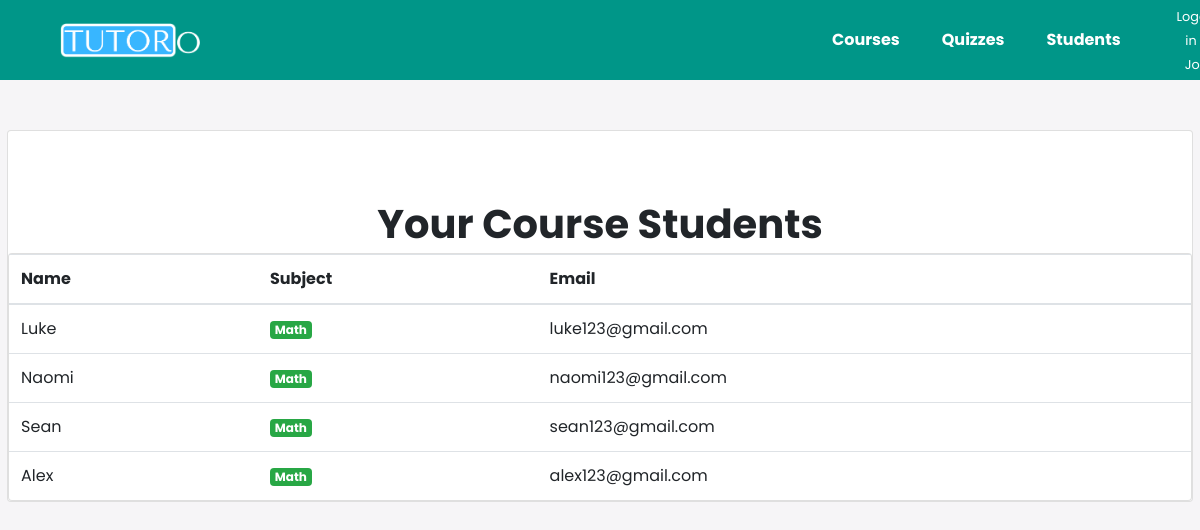
/tutordash/students/ (signed in), run on an earlier commit of the app's database.
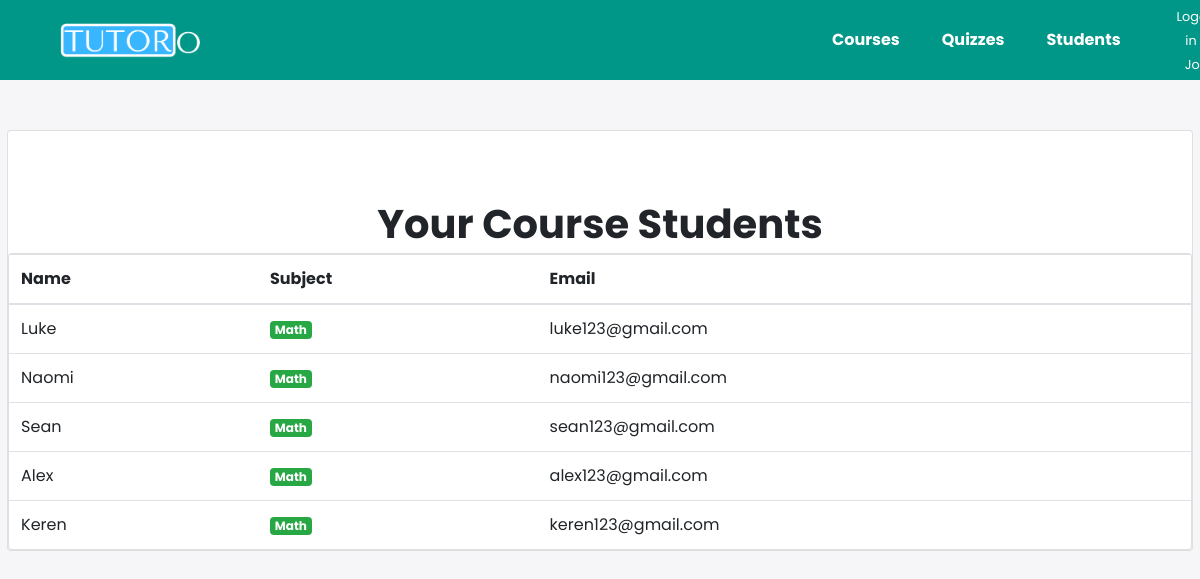
And on a later commit of the database.
### quiz/models.py (models this page shows, shortened)
class User(AbstractUser):
    is_student = models.BooleanField(default=False)
    is_tutor = models.BooleanField(default=False)

class Subject(models.Model):
    name = models.CharField(max_length=30)
    color = models.CharField(max_length=7, default='#007bff')
    def get_html_badge(self):
        name = escape(self.name)
        color = escape(self.color)
        html = '<span class="badge badge-primary" style="background-color: %s">%s</span>' % (color, name)
        return mark_safe(html)

### dashboard/models.py (models this page shows, shortened)
class Course(models.Model):
    name = models.CharField(max_length=255)
    description = models.TextField()
    subject = models.ForeignKey(Subject, on_delete=models.CASCADE)
    student = models.ManyToManyField(User, related_name='members')
    tutor = models.ForeignKey(User, on_delete=models.CASCADE, related_name='courses')

### dashboard/views/tutor_dashboard.py (the view)
# urls.py: path('students/', tutor_dashboard.StudentListView.as_view(), name='student_detail'),
@method_decorator([login_required, tutor_required], name='dispatch')
class StudentListView(ListView):
    model = Course
    context_object_name = 'courses'
    template_name = 'dashboard/tutors/student_detail.html'
    def get_queryset(self):
        queryset = self.request.user.courses
        return queryset

### dashboard/templates/dashboard/tutors/student_detail.html
{% extends 'dashboard/base.html' %}
{% block content %}
  <h1>Your Course Students</h1>
  <div class="card">
    <table class="table mb-0">
      <thead>
        <tr>
          <th>Name</th>
          <th>Subject</th>
          <th>Email</th>
        </tr>
      </thead>
      <tbody>
        {% for course in courses.all %}
          {% if course.student.all == None %}
          <tr>
            <td class="bg-light text-center font-italic" colspan="3">You have no student.</td>
          </tr>
          {% else %}
            {% for student in course.student.all %}
            <tr>
              <td>{{ student.first_name }}</td>
              <td>{{ course.subject.get_html_badge }}</td>
              <td>{{ student.email }}</td>
            </tr>
            {% endfor %}
          {% endif %}
        {% endfor %}
      </tbody>
    </table>
  </div>
{% endblock %}

What changed in the data, as far as the page shows it:
added User: first_name "Keren", {{ course.subject.get_html_badge }} "Math", email "keren123@gmail.com"
